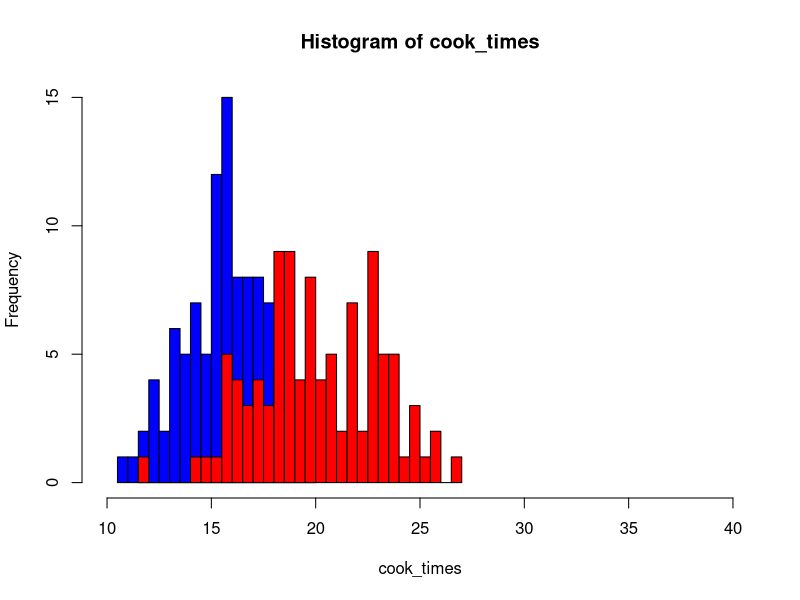
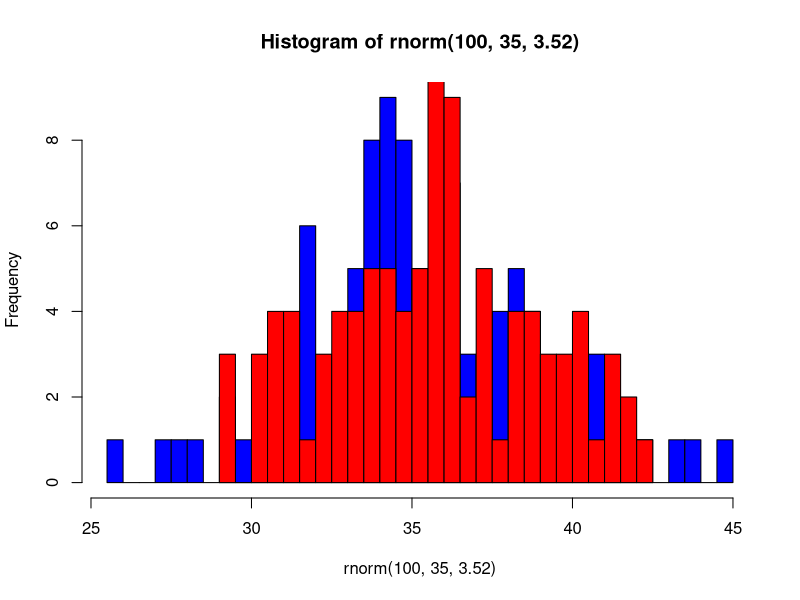
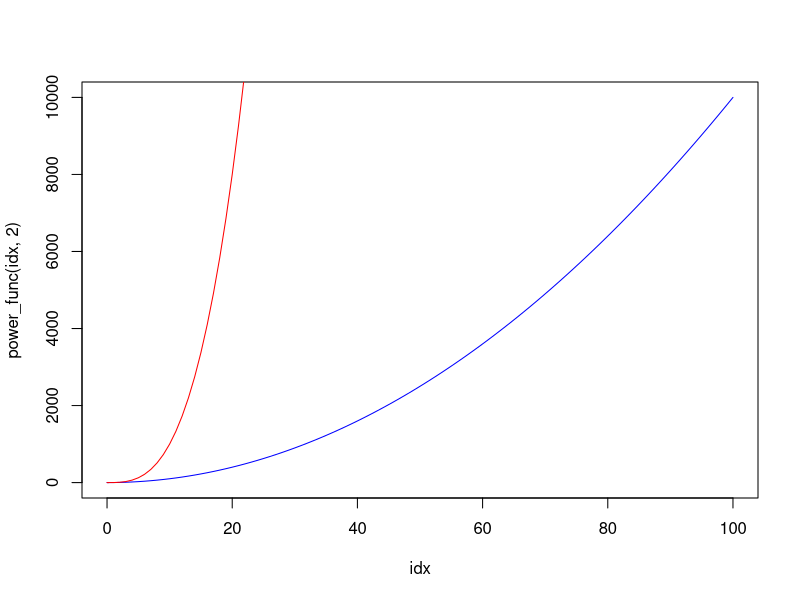
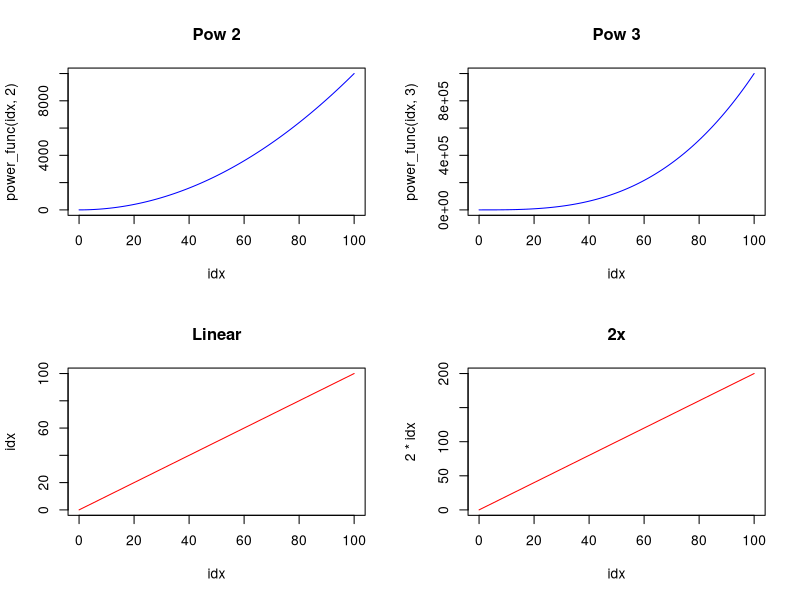
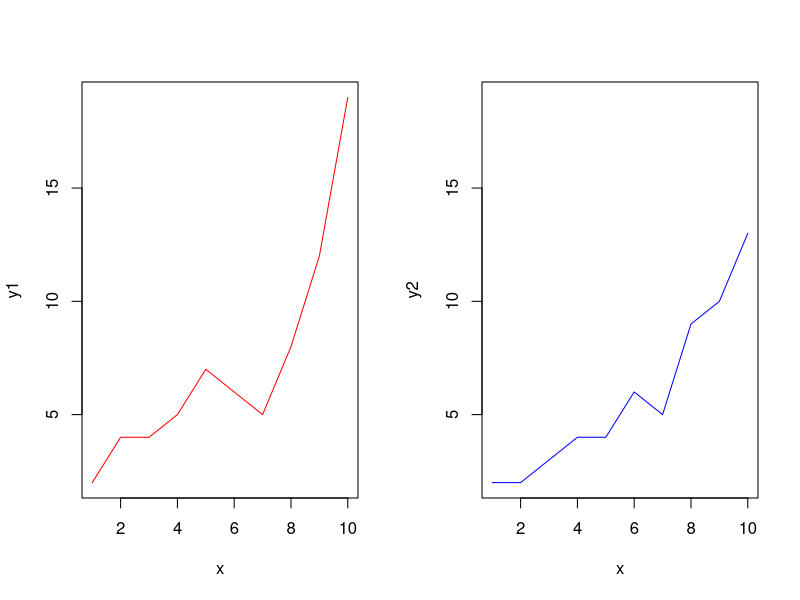

Generate these figures, in order, with R:
#multi plots on same graph: ##########################

#pizza delivery times

cook_times = rnorm(100,15,2)
delivery_times = rnorm(100,20,3)

hist(cook_times,breaks=30,col = "blue",xlim = c(10,40))
hist(delivery_times,breaks=30,col = "red",add=TRUE,xlim = c(10,40))

var_cook = 2**2
var_deliver = 3**2
sd_sum = sqrt(var_cook + var_deliver)
sd_sum
mean_sum = 35

sd(cook_times+delivery_times)

#plot sum of vals, and the calculated together:
hist(rnorm(100,35,3.52),breaks=30,col="blue")
hist((cook_times+delivery_times),breaks=30,col="red",add=TRUE)

# multiple plots in a matrix

power_func <- function(vals,power){
  
  return (vals**power)
}

idx = 0:100

#On same plot
plot(idx,power_func(idx,2),type="l",col="blue",)
lines(idx,power_func(idx,3),col="red")

# On different plots

par(mfrow=c(2,2))
#inserted from left to right
plot(idx,power_func(idx,2),type="l",col="blue",main = "Pow 2")
plot(idx,power_func(idx,3),type="l",col="blue",main = "Pow 3")
plot(idx,idx,type="l",col="red",main="Linear")
plot(idx,2*idx,type="l",col="red",main="2x")

#sharing axis

#define data to plot
x <- 1:10
y1 <- c(2, 4, 4, 5, 7, 6, 5, 8, 12, 19)
y2 <- c(2, 2, 3, 4, 4, 6, 5, 9, 10, 13)

#define plotting area as one row and two columns
par(mfrow = c(1, 2))

#create first line plot
plot(x, y1, type='l', col='red')

#create second line plot
plot(x, y2, type='l', col='blue', ylim=c(min(y1), max(y1)))
